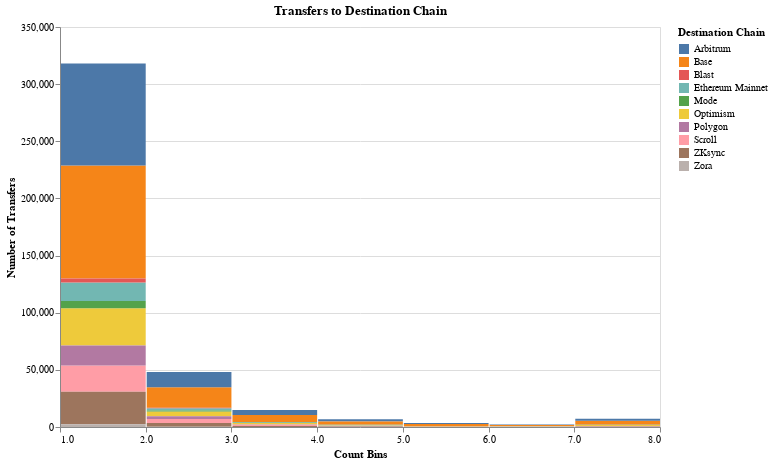

Here is the notebook cell this chart was saved with:
### Code cell
alt.Chart(cross_chain_transfer_user_profile.with_columns(
    pl.when(pl.col('count') > 8).then(8).otherwise(pl.col('count')).alias('count_bins')
)).mark_bar().encode(
    alt.X("count_bins:Q", bin=True, title='Count Bins'),
    alt.Y('count()', title='Number of Transfers'),
    alt.Color('name_destination:N', title='Destination Chain'),
).properties(
    title='Transfers to Destination Chain',
    width=600,
    height=400
)

### Figure 1 — Vega specification as saved in the notebook (floating-point values rounded to 4 significant figures)
{"$schema": "https://vega.github.io/schema/vega/v5.json", "data": [{"name": "source_0", "values": [{"__count_end": 5397.0, "__count_start": 2061.0, "bin_maxbins_10_count_bins": 7.0, "bin_maxbins_10_count_bins_end": 8.0, "name_destination": "Base"}, {"__count_end": 854.0, "__count_start": 617.0, "bin_maxbins_10_count_bins": 7.0, "bin_maxbins_10_count_bins_end": 8.0, "name_destination": "Polygon"}, {"__count_end": 7224.0, "__count_start": 5397.0, "bin_maxbins_10_count_bins": 7.0, "bin_maxbins_10_count_bins_end": 8.0, "name_destination": "Arbitrum"}, {"__count_end": 456.0, "__count_start": 29.0, "bin_maxbins_10_count_bins": 7.0, "bin_maxbins_10_count_bins_end": 8.0, "name_destination": "ZKsync"}, {"__count_end": 1680.0, "__count_start": 854.0, "bin_maxbins_10_count_bins": 7.0, "bin_maxbins_10_count_bins_end": 8.0, "name_destination": "Optimism"}, {"__count_end": 2017.0, "__count_start": 1795.0, "bin_maxbins_10_count_bins": 7.0, "bin_maxbins_10_count_bins_end": 8.0, "name_destination": "Ethereum Mainnet"}, {"__count_end": 1795.0, "__count_start": 1680.0, "bin_maxbins_10_count_bins": 7.0, "bin_maxbins_10_count_bins_end": 8.0, "name_destination": "Mode"}, {"__count_end": 2061.0, "__count_start": 2017.0, "bin_maxbins_10_count_bins": 7.0, "bin_maxbins_10_count_bins_end": 8.0, "name_destination": "Blast"}, {"__count_end": 29.0, "__count_start": 0.0, "bin_maxbins_10_count_bins": 7.0, "bin_maxbins_10_count_bins_end": 8.0, "name_destination": "Zora"}, {"__count_end": 617.0, "__count_start": 456.0, "bin_maxbins_10_count_bins": 7.0, "bin_maxbins_10_count_bins_end": 8.0, "name_destination": "Scroll"}, {"__count_end": 1679.0, "__count_start": 560.0, "bin_maxbins_10_count_bins": 6.0, "bin_maxbins_10_count_bins_end": 7.0, "name_destination": "Base"}, {"__count_end": 462.0, "__count_start": 233.0, "bin_maxbins_10_count_bins": 6.0, "bin_maxbins_10_count_bins_end": 7.0, "name_destination": "Optimism"}, {"__count_end": 2213.0, "__count_start": 1679.0, "bin_maxbins_10_count_bins": 6.0, "bin_maxbins_10_count_bins_end": 7.0, "name_destination": "Arbitrum"}, {"__count_end": 233.0, "__count_start": 158.0, "bin_maxbins_10_count_bins": 6.0, "bin_maxbins_10_count_bins_end": 7.0, "name_destination": "Polygon"}, {"__count_end": 14.0, "__count_start": 0.0, "bin_maxbins_10_count_bins": 6.0, "bin_maxbins_10_count_bins_end": 7.0, "name_destination": "Zora"}, {"__count_end": 158.0, "__count_start": 86.0, "bin_maxbins_10_count_bins": 6.0, "bin_maxbins_10_count_bins_end": 7.0, "name_destination": "Scroll"}, {"__count_end": 86.0, "__count_start": 14.0, "bin_maxbins_10_count_bins": 6.0, "bin_maxbins_10_count_bins_end": 7.0, "name_destination": "ZKsync"}, {"__count_end": 552.0, "__count_start": 488.0, "bin_maxbins_10_count_bins": 6.0, "bin_maxbins_10_count_bins_end": 7.0, "name_destination": "Ethereum Mainnet"}, {"__count_end": 488.0, "__count_start": 462.0, "bin_maxbins_10_count_bins": 6.0, "bin_maxbins_10_count_bins_end": 7.0, "name_destination": "Mode"}, {"__count_end": 560.0, "__count_start": 552.0, "bin_maxbins_10_count_bins": 6.0, "bin_maxbins_10_count_bins_end": 7.0, "name_destination": "Blast"}, {"__count_end": 3559.0, "__count_start": 2619.0, "bin_maxbins_10_count_bins": 5.0, "bin_maxbins_10_count_bins_end": 6.0, "name_destination": "Arbitrum"}, {"__count_end": 2619.0, "__count_start": 953.0, "bin_maxbins_10_count_bins": 5.0, "bin_maxbins_10_count_bins_end": 6.0, "name_destination": "Base"}, {"__count_end": 953.0, "__count_start": 938.0, "bin_maxbins_10_count_bins": 5.0, "bin_maxbins_10_count_bins_end": 6.0, "name_destination": "Blast"}, {"__count_end": 773.0, "__count_start": 469.0, "bin_maxbins_10_count_bins": 5.0, "bin_maxbins_10_count_bins_end": 6.0, "name_destination": "Optimism"}, {"__count_end": 938.0, "__count_start": 808.0, "bin_maxbins_10_count_bins": 5.0, "bin_maxbins_10_count_bins_end": 6.0, "name_destination": "Ethereum Mainnet"}, {"__count_end": 356.0, "__count_start": 178.0, "bin_maxbins_10_count_bins": 5.0, "bin_maxbins_10_count_bins_end": 6.0, "name_destination": "Scroll"}, {"__count_end": 178.0, "__count_start": 38.0, "bin_maxbins_10_count_bins": 5.0, "bin_maxbins_10_count_bins_end": 6.0, "name_destination": "ZKsync"}, {"__count_end": 469.0, "__count_start": 356.0, "bin_maxbins_10_count_bins": 5.0, "bin_maxbins_10_count_bins_end": 6.0, "name_destination": "Polygon"}, {"__count_end": 808.0, "__count_start": 773.0, "bin_maxbins_10_count_bins": 5.0, "bin_maxbins_10_count_bins_end": 6.0, "name_destination": "Mode"}, {"__count_end": 38.0, "__count_start": 0.0, "bin_maxbins_10_count_bins": 5.0, "bin_maxbins_10_count_bins_end": 6.0, "name_destination": "Zora"}, {"__count_end": 1027.0, "__count_start": 763.0, "bin_maxbins_10_count_bins": 4.0, "bin_maxbins_10_count_bins_end": 5.0, "name_destination": "Polygon"}, {"__count_end": 1617.0, "__count_start": 1536.0, "bin_maxbins_10_count_bins": 4.0, "bin_maxbins_10_count_bins_end": 5.0, "name_destination": "Mode"}, {"__count_end": 763.0, "__count_start": 365.0, "bin_maxbins_10_count_bins": 4.0, "bin_maxbins_10_count_bins_end": 5.0, "name_destination": "Scroll"}, {"__count_end": 6781.0, "__count_start": 4908.0, "bin_maxbins_10_count_bins": 4.0, "bin_maxbins_10_count_bins_end": 5.0, "name_destination": "Arbitrum"}, {"__count_end": 1536.0, "__count_start": 1027.0, "bin_maxbins_10_count_bins": 4.0, "bin_maxbins_10_count_bins_end": 5.0, "name_destination": "Optimism"}, {"__count_end": 4908.0, "__count_start": 1884.0, "bin_maxbins_10_count_bins": 4.0, "bin_maxbins_10_count_bins_end": 5.0, "name_destination": "Base"}, {"__count_end": 365.0, "__count_start": 98.0, "bin_maxbins_10_count_bins": 4.0, "bin_maxbins_10_count_bins_end": 5.0, "name_destination": "ZKsync"}, {"__count_end": 1860.0, "__count_start": 1617.0, "bin_maxbins_10_count_bins": 4.0, "bin_maxbins_10_count_bins_end": 5.0, "name_destination": "Ethereum Mainnet"}, {"__count_end": 1884.0, "__count_start": 1860.0, "bin_maxbins_10_count_bins": 4.0, "bin_maxbins_10_count_bins_end": 5.0, "name_destination": "Blast"}, {"__count_end": 98.0, "__count_start": 0.0, "bin_maxbins_10_count_bins": 4.0, "bin_maxbins_10_count_bins_end": 5.0, "name_destination": "Zora"}, {"__count_end": 14840.0, "__count_start": 10600.0, "bin_maxbins_10_count_bins": 3.0, "bin_maxbins_10_count_bins_end": 4.0, "name_destination": "Arbitrum"}, {"__count_end": 2441.0, "__count_start": 1870.0, "bin_maxbins_10_count_bins": 3.0, "bin_maxbins_10_count_bins_end": 4.0, "name_destination": "Polygon"}, {"__count_end": 10600.0, "__count_start": 4443.0, "bin_maxbins_10_count_bins": 3.0, "bin_maxbins_10_count_bins_end": 4.0, "name_destination": "Base"}, {"__count_end": 4375.0, "__count_start": 3798.0, "bin_maxbins_10_count_bins": 3.0, "bin_maxbins_10_count_bins_end": 4.0, "name_destination": "Ethereum Mainnet"}, {"__count_end": 3798.0, "__count_start": 3573.0, "bin_maxbins_10_count_bins": 3.0, "bin_maxbins_10_count_bins_end": 4.0, "name_destination": "Mode"}, {"__count_end": 1870.0, "__count_start": 914.0, "bin_maxbins_10_count_bins": 3.0, "bin_maxbins_10_count_bins_end": 4.0, "name_destination": "Scroll"}, {"__count_end": 914.0, "__count_start": 97.0, "bin_maxbins_10_count_bins": 3.0, "bin_maxbins_10_count_bins_end": 4.0, "name_destination": "ZKsync"}, {"__count_end": 3573.0, "__count_start": 2441.0, "bin_maxbins_10_count_bins": 3.0, "bin_maxbins_10_count_bins_end": 4.0, "name_destination": "Optimism"}, {"__count_end": 97.0, "__count_start": 0.0, "bin_maxbins_10_count_bins": 3.0, "bin_maxbins_10_count_bins_end": 4.0, "name_destination": "Zora"}, {"__count_end": 4443.0, "__count_start": 4375.0, "bin_maxbins_10_count_bins": 3.0, "bin_maxbins_10_count_bins_end": 4.0, "name_destination": "Blast"}, {"__count_end": 34700.0, "__count_start": 16750.0, "bin_maxbins_10_count_bins": 2.0, "bin_maxbins_10_count_bins_end": 3.0, "name_destination": "Base"}, {"__count_end": 48050.0, "__count_start": 34700.0, "bin_maxbins_10_count_bins": 2.0, "bin_maxbins_10_count_bins_end": 3.0, "name_destination": "Arbitrum"}, {"__count_end": 13650.0, "__count_start": 9437.0, "bin_maxbins_10_count_bins": 2.0, "bin_maxbins_10_count_bins_end": 3.0, "name_destination": "Optimism"}, {"__count_end": 7010.0, "__count_start": 3424.0, "bin_maxbins_10_count_bins": 2.0, "bin_maxbins_10_count_bins_end": 3.0, "name_destination": "Scroll"}, {"__count_end": 3424.0, "__count_start": 204.0, "bin_maxbins_10_count_bins": 2.0, "bin_maxbins_10_count_bins_end": 3.0, "name_destination": "ZKsync"}, {"__count_end": 9437.0, "__count_start": 7010.0, "bin_maxbins_10_count_bins": 2.0, "bin_maxbins_10_count_bins_end": 3.0, "name_destination": "Polygon"}, {"__count_end": 16450.0, "__count_start": 14440.0, "bin_maxbins_10_count_bins": 2.0, "bin_maxbins_10_count_bins_end": 3.0, "name_destination": "Ethereum Mainnet"}, {"__count_end": 14440.0, "__count_start": 13650.0, "bin_maxbins_10_count_bins": 2.0, "bin_maxbins_10_count_bins_end": 3.0, "name_destination": "Mode"}, {"__count_end": 16750.0, "__count_start": 16450.0, "bin_maxbins_10_count_bins": 2.0, "bin_maxbins_10_count_bins_end": 3.0, "name_destination": "Blast"}, {"__count_end": 204.0, "__count_start": 0.0, "bin_maxbins_10_count_bins": 2.0, "bin_maxbins_10_count_bins_end": 3.0, "name_destination": "Zora"}, {"__count_end": 103900.0, "__count_start": 71240.0, "bin_maxbins_10_count_bins": 1.0, "bin_maxbins_10_count_bins_end": 2.0, "name_destination": "Optimism"}, {"__count_end": 228800.0, "__count_start": 129800.0, "bin_maxbins_10_count_bins": 1.0, "bin_maxbins_10_count_bins_end": 2.0, "name_destination": "Base"}, {"__count_end": 318000.0, "__count_start": 228800.0, "bin_maxbins_10_count_bins": 1.0, "bin_maxbins_10_count_bins_end": 2.0, "name_destination": "Arbitrum"}, {"__count_end": 53760.0, "__count_start": 30810.0, "bin_maxbins_10_count_bins": 1.0, "bin_maxbins_10_count_bins_end": 2.0, "name_destination": "Scroll"}, {"__count_end": 30810.0, "__count_start": 2342.0, "bin_maxbins_10_count_bins": 1.0, "bin_maxbins_10_count_bins_end": 2.0, "name_destination": "ZKsync"}, {"__count_end": 110400.0, "__count_start": 103900.0, "bin_maxbins_10_count_bins": 1.0, "bin_maxbins_10_count_bins_end": 2.0, "name_destination": "Mode"}, {"__count_end": 126500.0, "__count_start": 110400.0, "bin_maxbins_10_count_bins": 1.0, "bin_maxbins_10_count_bins_end": 2.0, "name_destination": "Ethereum Mainnet"}, {"__count_end": 71240.0, "__count_start": 53760.0, "bin_maxbins_10_count_bins": 1.0, "bin_maxbins_10_count_bins_end": 2.0, "name_destination": "Polygon"}, {"__count_end": 129800.0, "__count_start": 126500.0, "bin_maxbins_10_count_bins": 1.0, "bin_maxbins_10_count_bins_end": 2.0, "name_destination": "Blast"}, {"__count_end": 2342.0, "__count_start": 0.0, "bin_maxbins_10_count_bins": 1.0, "bin_maxbins_10_count_bins_end": 2.0, "name_destination": "Zora"}]}, {"name": "source_0_color_domain_name_destination", "values": [{"name_destination": "Base"}, {"name_destination": "Polygon"}, {"name_destination": "Arbitrum"}, {"name_destination": "ZKsync"}, {"name_destination": "Optimism"}, {"name_destination": "Ethereum Mainnet"}, {"name_destination": "Mode"}, {"name_destination": "Blast"}, {"name_destination": "Zora"}, {"name_destination": "Scroll"}]}], "signals": [{"name": "bin_maxbins_10_count_bins_bins", "value": {"fields": ["count_bins"], "fname": "bin_count_bins", "start": 1.0, "step": 1.0, "stop": 8.0}}], "marks": [{"type": "rect", "name": "marks", "from": {"data": "source_0"}, "encode": {"update": {"fill": {"field": "name_destination", "scale": "color"}, "y": {"field": "__count_end", "scale": "y"}, "y2": {"field": "__count_start", "scale": "y"}, "x2": {"field": "bin_maxbins_10_count_bins", "scale": "x", "offset": {"signal": "0.5 + (abs(scale(\"x\", datum[\"bin_maxbins_10_count_bins_end\"]) - scale(\"x\", datum[\"bin_maxbins_10_count_bins\"])) < 0.25 ? -0.5 * (0.25 - (abs(scale(\"x\", datum[\"bin_maxbins_10_count_bins_end\"]) - scale(\"x\", datum[\"bin_maxbins_10_count_bins\"])))) : 0.5)"}}, "x": {"field": "bin_maxbins_10_count_bins_end", "scale": "x", "offset": {"signal": "0.5 + (abs(scale(\"x\", datum[\"bin_maxbins_10_count_bins_end\"]) - scale(\"x\", datum[\"bin_maxbins_10_count_bins\"])) < 0.25 ? 0.5 * (0.25 - (abs(scale(\"x\", datum[\"bin_maxbins_10_count_bins_end\"]) - scale(\"x\", datum[\"bin_maxbins_10_count_bins\"])))) : -0.5)"}}}}, "style": ["bar"]}], "scales": [{"name": "x", "type": "linear", "domain": {"signal": "[bin_maxbins_10_count_bins_bins.start, bin_maxbins_10_count_bins_bins.stop]"}, "range": [0, {"signal": "width"}], "bins": {"signal": "bin_maxbins_10_count_bins_bins"}, "zero": false}, {"name": "y", "type": "linear", "domain": {"data": "source_0", "fields": ["__count_start", "__count_end"]}, "range": [{"signal": "height"}, 0], "zero": true, "nice": true}, {"name": "color", "type": "ordinal", "domain": {"data": "source_0_color_domain_name_destination", "field": "name_destination", "sort": true}, "range": "category"}], "axes": [{"scale": "y", "domain": false, "orient": "left", "aria": false, "tickCount": {"signal": "ceil(height/40)"}, "minExtent": 0, "maxExtent": 0, "grid": true, "gridScale": "x", "zindex": 0, "ticks": false, "labels": false}, {"scale": "x", "orient": "bottom", "labelOverlap": true, "tickCount": {"signal": "ceil(width/10)"}, "zindex": 0, "labelFlush": true, "grid": false, "title": "Count Bins"}, {"scale": "y", "tickCount": {"signal": "ceil(height/40)"}, "zindex": 0, "labelOverlap": true, "grid": false, "orient": "left", "title": "Number of Transfers"}], "title": {"text": "Transfers to Destination Chain", "frame": "group"}, "legends": [{"title": "Destination Chain", "fill": "color", "symbolType": "square"}], "background": "white", "padding": 5, "height": 400, "style": "cell", "width": 600}
